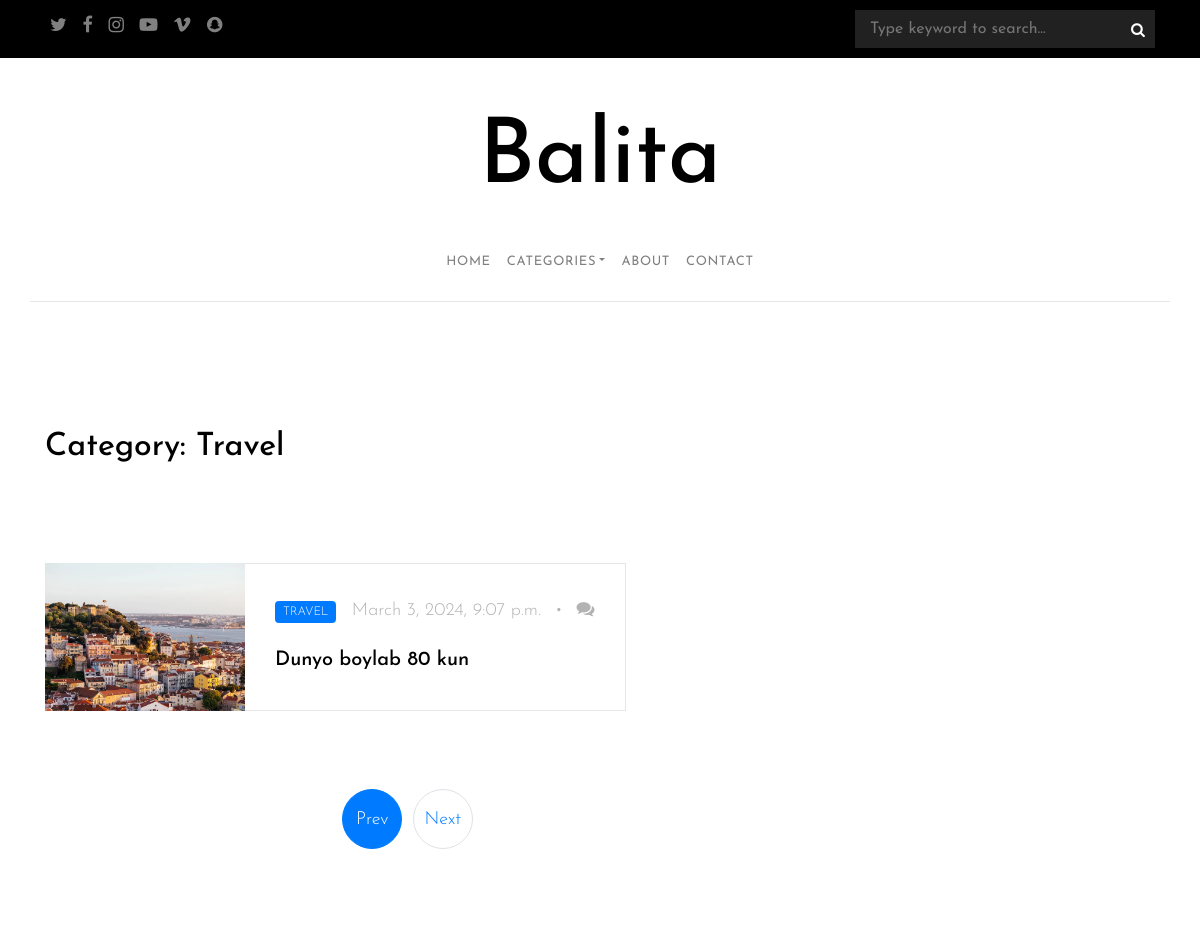
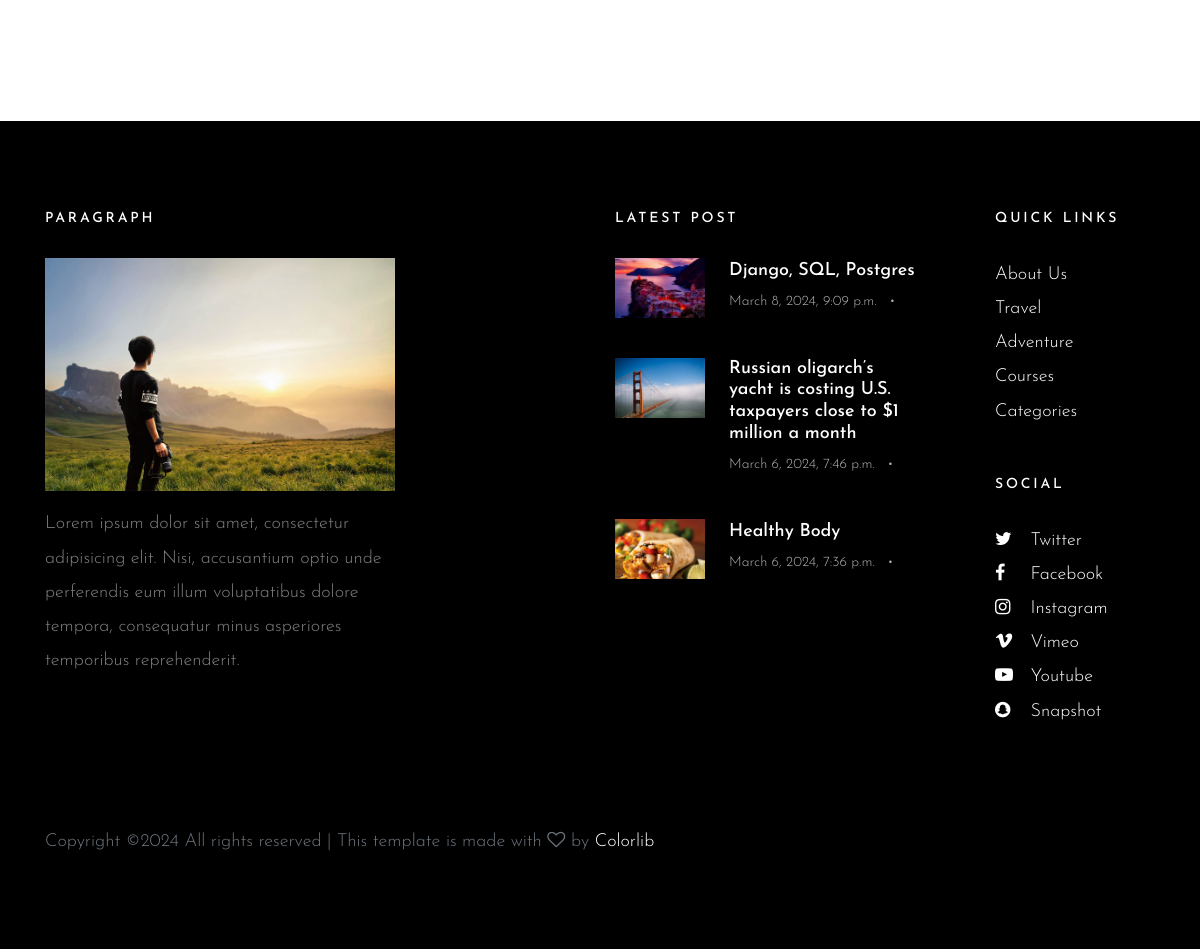
/category/?cat=1, run on the app's committed database (2 pictures, top to bottom).
### blog/models.py (models this page shows, shortened)
class Category(models.Model):
    name = models.CharField(max_length=100)
    created_at = models.DateTimeField(auto_now_add=True)
    updated_at = models.DateTimeField(auto_now=True)
    def __str__(self):
        return self.name

class Post(models.Model):
    title = models.CharField(max_length=100)
    description = models.TextField()
    image = models.ImageField(upload_to='posts/')
    category = models.ForeignKey(Category, on_delete=models.CASCADE)
    tag = models.ManyToManyField(Tag, blank=True)
    is_published = models.BooleanField(default=True)
    views = models.IntegerField(default=0)
    created_at = models.DateTimeField(auto_now_add=True)
    updated_at = models.DateTimeField(auto_now=True)

### blog/views.py (the view, shortened to what this page needs)
# urls.py: path('category/', category_view),
def category_view(request):
    posts = Post.objects.filter(is_published=True)
    latest_posts = posts.order_by('-created_at')[:3]
    tags = Tag.objects.all()
    categories = Category.objects.all()
    data = request.GET
    cat = data.get('cat', None)
    page = data.get('page', 1)
    if cat:
        cat_name = categories.filter(id=cat).first()
        posts = Post.objects.filter(is_published=True, category_id=cat)
        d = {
            'tags': tags,
            'latest_posts': latest_posts,
            'categories': categories,
            'posts': posts,
            'cat_name': cat_name,
            'category': 'active'
        }
        return render(request, 'category.html', context=d)
    else:
        posts = Post.objects.filter(is_published=True)

### templates/category.html (shortened to what this page needs)
{% extends 'layouts/base.html' %}
{% block content %}
<section class="site-section">
    <div class="container">
        <div class="row mb-4">
            <div class="col-md-6">
                <h2 class="mb-4">Category: {{ cat_name }}</h2>
            </div>
        </div>
        <div class="row blog-entries">
            <div class="col-md-12 col-lg-8 main-content">
                <div class="row mb-5 mt-5">
                    <div class="col-md-12">
                        {% for post in posts %}
                        <div class="post-entry-horzontal">
                            <a href="/blog/{{ post.id }}">
                                <div class="image element-animate" data-animate-effect="fadeIn"
                                     style="background-image: url({{ post.image.url }});"></div>
                                <span class="text">
<div class="post-meta">
<span class="category">{{ post.category }}</span>
<span class="mr-2">{{ post.created_at }}</span> &bullet;
<span class="ml-2"><span class="fa fa-comments"></span>{{ comments.count }}</span>
</div>
<h2>{{ post.title }}</h2>
</span>
                            </a>
                        </div>
                        {% endfor%}
                    </div>
                </div>
                <div class="row">
                    <div class="col-md-12 text-center">
                        <nav aria-label="Page navigation" class="text-center">
                            <ul class="pagination">
                                <li class="page-item  active"><a class="page-link" href="#">Prev</a></li>
                                <li class="page-item"><a class="page-link" href="#">Next</a></li>
                            </ul>
                        </nav>
                    </div>
                </div>
            </div>
        </div>
    </div>
</section>
{% endblock %}

### templates/layouts/base.html (shortened to what this page needs)
<!doctype html>
<html lang="en">
{% load static %}
<head>
    <link rel="stylesheet" href="{% static './css/bootstrap.css' %}">
    <link rel="stylesheet" href="{% static './css/animate.css' %}">
    <link rel="stylesheet" href="{% static  './css/owl.carousel.min.css' %}">
    <link rel="stylesheet" href="{% static  './fonts/ionicons/css/ionicons.min.css' %}">
    <link rel="stylesheet" href="{% static './fonts/fontawesome/css/font-awesome.min.css' %}">
    <link rel="stylesheet" href="{% static  './fonts/flaticon/font/flaticon.css' %}">
    <link rel="stylesheet" href="{% static './css/style.css' %}">
</head>
<body>
<header role="banner">
    <div class="top-bar">
        <div class="container">
            <div class="row">
                <div class="col-9 social">
                    <a href="#"><span class="fa fa-twitter"></span></a>
                    <a href="#"><span class="fa fa-facebook"></span></a>
                    <a href="#"><span class="fa fa-instagram"></span></a>
                    <a href="#"><span class="fa fa-youtube-play"></span></a>
                    <a href="#"><span class="fa fa-vimeo"></span></a>
                    <a href="#"><span class="fa fa-snapchat"></span></a>
                </div>
                <div class="col-3 search-top">
                    <form action="/search/" method="post" class="search-top-form">
                        <span class="icon fa fa-search"></span>
                        <input name="query" type="text" id="s" placeholder="Type keyword to search...">
                    </form>
                </div>
            </div>
        </div>
    </div>
    <div class="container logo-wrap">
        <div class="row pt-5">
            <div class="col-12 text-center">
                <h1 class="site-logo"><a href="/">Balita</a></h1>
            </div>
        </div>
    </div>
    <nav class="navbar navbar-expand-md  navbar-light bg-light">
        <div class="container">
            <div class="collapse navbar-collapse" id="navbarMenu">
                <ul class="navbar-nav mx-auto">
                    <li class="nav-item">
                        <a class="nav-link {{ home }}" href="/">Home</a>
                    </li>
                    <li class="nav-item dropdown">
                        <a class="nav-link {{ categories }} dropdown-toggle" href="/category" id="dropdown05" data-toggle="dropdown"
                           aria-haspopup="true" aria-expanded="false">Categories</a>
                    </li>
                    <li class="nav-item">
                        <a class="nav-link {{ about }}" href="/about">About</a>
                    </li>
                    <li class="nav-item">
                        <a class="nav-link {{ contact }}" href="/contact">Contact</a>
                    </li>
                </ul>
            </div>
        </div>
    </nav>
</header>
{% block content %}
{% endblock %}
<footer class="site-footer" >
    <div class="container">
        <div class="row mb-5">
            <div class="col-md-4">
                <h3>Paragraph</h3>
                <p>
                    <img src="{% static 'images/img_1.jpg' %}" alt="Image placeholder" class="img-fluid">
                </p>
                <p>Lorem ipsum dolor sit amet, consectetur adipisicing elit. Nisi, accusantium optio unde perferendis
                    eum illum voluptatibus dolore tempora, consequatur minus asperiores temporibus reprehenderit.</p>
            </div>
            <div class="col-md-6 ml-auto">
                <div class="row">
                    <div class="col-md-7">
                        <h3>Latest Post</h3>
                        <div class="post-entry-sidebar">
                            <ul>
                                {% for post in latest_posts %}
                                <li>
                                    <a href="/blog/{{ post.id }}">
                                        <img src="{{ post.image.url }}" alt="Image placeholder" class="mr-4">
                                        <div class="text">
                                            <h4>{{ post.title }}</h4>
                                            <div class="post-meta">
                                                <span class="mr-2">{{ post.created_at }}</span> &bullet;
                                            </div>
                                        </div>
                                    </a>
                                </li>
                                {% endfor %}
                            </ul>
                        </div>
                    </div>
                    <div class="col-md-1"></div>
                    <div class="col-md-4">
                        <div class="mb-5">
                            <h3>Quick Links</h3>
                            <ul class="list-unstyled">
                                <li><a href="/about">About Us</a></li>
                                <li><a href="/category/?cat={{ category.id }}">Travel</a></li>
                                <li><a href="#">Adventure</a></li>
                                <li><a href="#">Courses</a></li>
                                <li><a href="#">Categories</a></li>
                            </ul>
                        </div>
                        <div class="mb-5">
                            <h3>Social</h3>
                            <ul class="list-unstyled footer-social">
                                <li><a href="#"><span class="fa fa-twitter"></span> Twitter</a></li>
                                <li><a href="#"><span class="fa fa-facebook"></span> Facebook</a></li>
                                <li><a href="#"><span class="fa fa-instagram"></span> Instagram</a></li>
                                <li><a href="#"><span class="fa fa-vimeo"></span> Vimeo</a></li>
                                <li><a href="#"><span class="fa fa-youtube-play"></span> Youtube</a></li>
                                <li><a href="#"><span class="fa fa-snapchat"></span> Snapshot</a></li>
                            </ul>
                        </div>
                    </div>
                </div>
            </div>
        </div>
        <div class="row">
            <div class="col-md-12">
                Copyright &copy;<script>document.write(new Date().getFullYear());</script>
                All rights reserved | This template is made with <i class="fa fa-heart-o" aria-hidden="true"></i> by <a
                    href="https://colorlib.com/" target="_blank">Colorlib</a>
            </div>
        </div>
    </div>
</footer>
</body>
</html>

### static/css/style.css (style rules this page uses)
body { background: #fff; font-family: "Josefin Sans", arial, sans-serif; font-weight: 300; font-size: 18px; line-height: 1.9; color: #6c757d; }
a { -webkit-transition: .3s all ease; -o-transition: .3s all ease; transition: .3s all ease; text-decoration: none; }
h1, h2, h3, h4 { color: #000; font-family: "Josefin Sans", arial, sans-serif; }
header { position: relative; top: 0; left: 0; width: 100%; z-index: 5; font-weight: 400; background: #fff !important; }
header .navbar-collapse { position: relative; }
header .navbar { padding-top: 0; padding-bottom: 0; background: transparent !important; }
header .navbar .nav-link { padding: 1.7rem 1rem; font-size: 13px; outline: none !important; text-transform: uppercase; letter-spacing: .05em; }
.site-logo a { color: #000; font-size: 90px; }
.top-bar { background: #000; padding: 10px 0; }
.top-bar .social a, .top-bar .search-icon a { color: #fff; opacity: .5; padding: 5px; }
.top-bar .social { text-align: left; }
.navbar > .container { border-bottom: 1px solid #e6e6e6; }
.category { display: inline-block; background: #007bff; padding: 2px 8px; line-height: 1.5; font-size: 12px; border-radius: 4px; text-transform: uppercase; color: #fff !important; margin-right: 10px; }
.site-section { padding: 7em 0; }
.blog-entries .post-meta { margin-bottom: 20px; color: #b3b3b3; }
.pagination { margin-bottom: 5em; text-align: center !important; display: block; }
.pagination li { margin-right: 5px; margin-bottom: 5px; display: inline-block; }
.pagination li a { border-radius: 50% !important; width: 60px; height: 60px; line-height: 60px; padding: 0; margin: 0; display: inline-block; text-align: center; }
.post-entry-horzontal { margin-bottom: 30px; }
.post-entry-horzontal a { display: table; }
.post-entry-horzontal a .image, .post-entry-horzontal a .text { display: table-cell; vertical-align: middle; }
.post-entry-horzontal a .image { width: 200px; background-size: cover; background-position: center center; }
.post-entry-horzontal a .text { padding: 30px; width: calc(100 - 200px); border: 1px solid #e6e6e6; border-left: none; }
.post-entry-horzontal a .text h2 { font-size: 20px; }
.search-top .search-top-form { position: relative; float: right; }
.search-top .icon { position: absolute; right: 10px; top: 50%; -webkit-transform: translateY(-50%); -ms-transform: translateY(-50%); transform: translateY(-50%); font-size: 15px; color: #fff; }
.search-top input { color: #fff; background: #212121; width: inherit; min-width: 300px; border: none; -webkit-transition: .3s all ease; -o-transition: .3s all ease; transition: .3s all ease; padding: 4px 30px 4px 15px; font-size: 16px; }
.post-entry-sidebar .post-meta { font-size: 14px; color: #b3b3b3; }
.post-entry-sidebar ul { padding: 0; margin: 0; }
.post-entry-sidebar ul li { list-style: none; padding: 0 0 20px 0; margin: 0 0 20px 0; }
.post-entry-sidebar ul li a { display: table; }
.post-entry-sidebar ul li a img { width: 90px; }
.post-entry-sidebar ul li a img, .post-entry-sidebar ul li a .text { display: table-cell; vertical-align: middle; }
.post-entry-sidebar ul li a .text h4 { font-size: 18px; }
.site-footer { background-size: cover; background-position: center center; background-repeat: no-repeat; padding: 5em 0; background: #000; }
.site-footer .post-entry-sidebar ul li a h4 { color: #fff; }
.site-footer .footer-social li a > span { width: 30px; }
.site-footer a { color: #fff; }
.site-footer h3 { color: #fff; margin-bottom: 30px; font-size: 14px; text-transform: uppercase; letter-spacing: .2em; }
.site-footer p { color: rgba(255, 255, 255, 0.5); }
.element-animate { opacity: 0; visibility: hidden; }

### data on the page
Category: name "Travel"
Post: image (picture), category "TRAVEL", created_at "March 3, 2024, 9:07 p.m.", title "Dunyo boylab 80 kun"
Post: image (picture), title "Django, SQL, Postgres", created_at "March 8, 2024, 9:09 p.m."
Post: image (picture), title "Russian oligarch’s yacht is costing U.S. taxpayers close to $1 million a month", created_at "March 6, 2024, 7:46 p.m."
Post: image (picture), title "Healthy Body", created_at "March 6, 2024, 7:36 p.m."
